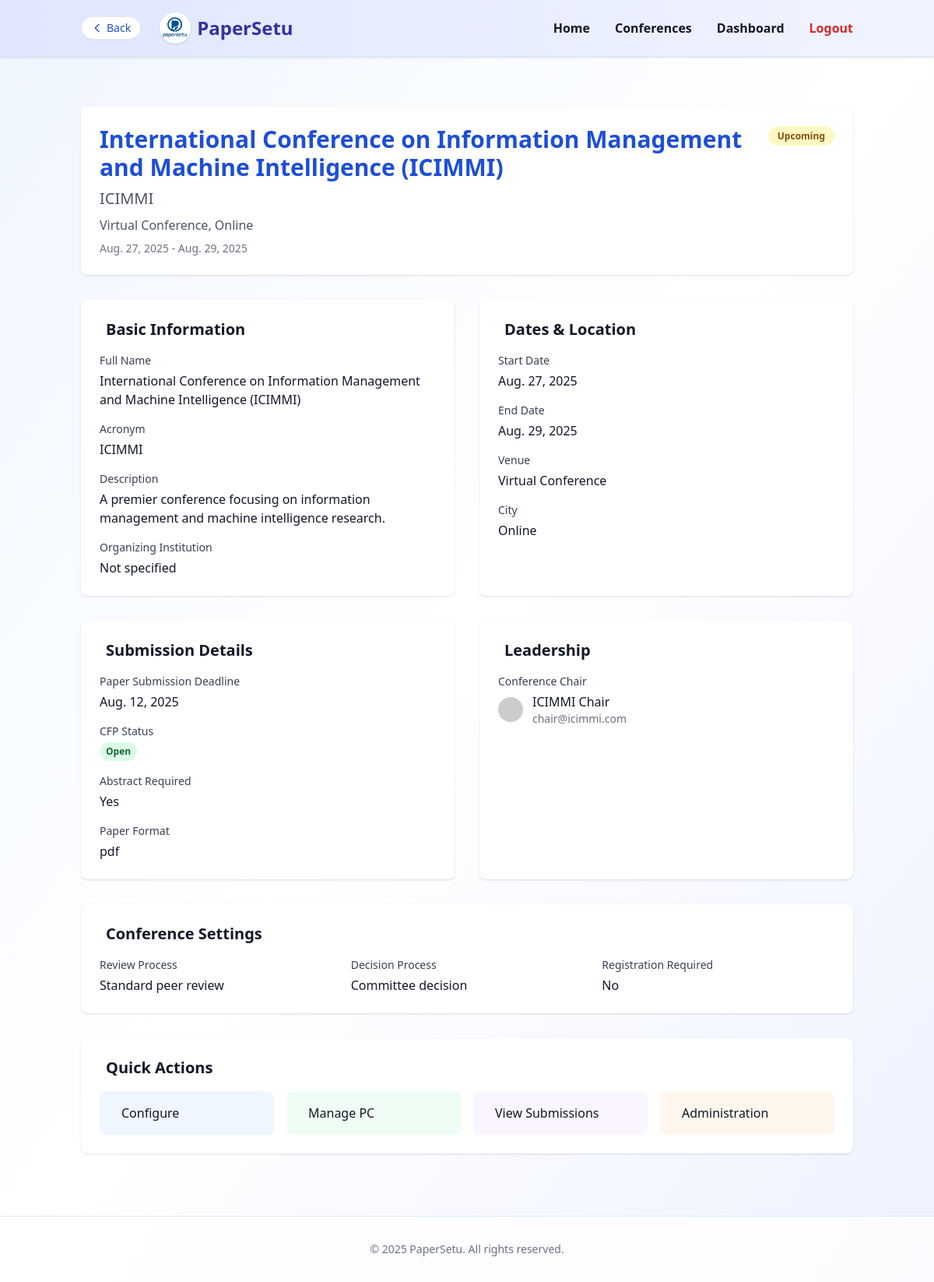
Screenshot of /dashboard/conference/25/details/ (signed in) with the database file from the repository.
### conference/models.py (models this page shows, shortened)
class Conference(models.Model):
    name = models.CharField(max_length=255)
    acronym = models.CharField(max_length=50, blank=True)
    web_page = models.URLField(blank=True)
    venue = models.CharField(max_length=255, blank=True)
    city = models.CharField(max_length=100, blank=True)
    country = models.CharField(max_length=100, blank=True)
    estimated_submissions = models.IntegerField(null=True, blank=True)
    start_date = models.DateField()
    end_date = models.DateField()
    primary_area = models.CharField(max_length=50, choices=AREA_CHOICES, default='AI')
    secondary_area = models.CharField(max_length=50, choices=AREA_CHOICES, default='AI')
    area_notes = models.TextField(blank=True)
    organizer = models.CharField(max_length=255, blank=True)
    organizer_web_page = models.URLField(blank=True)
    contact_phone = models.CharField(max_length=20, blank=True)
    role = models.CharField(max_length=100, blank=True)
    is_approved = models.BooleanField(default=False)
    requested_by = models.ForeignKey(User, on_delete=models.CASCADE, related_name='requested_conferences', null=True, blank=True)
    description = models.TextField(blank=True)
    chair = models.ForeignKey(User, on_delete=models.CASCADE, related_name='chaired_conferences')
    chair_name = models.CharField(max_length=255, blank=True, help_text="Conference chair's full name")
    chair_email = models.EmailField(blank=True, help_text="Conference chair's email address")
    status = models.CharField(max_length=20, choices=[('upcoming', 'Upcoming'), ('live', 'Live'), ('completed', 'Completed')], default='upcoming')
    invite_link = models.CharField(max_length=255, blank=True)
    created_at = models.DateTimeField(auto_now_add=True)
    paper_submission_deadline = models.DateField(null=True, blank=True)
    paper_format = models.CharField(max_length=10, choices=[('pdf', 'PDF'), ('docx', 'DOCX')], default='pdf')
    contact_email = models.EmailField(blank=True, help_text="Main contact email for the conference")
    registration_fee = models.DecimalField(max_digits=10, decimal_places=2, null=True, blank=True, help_text="Registration fee amount")
    theme_domain = models.CharField(max_length=255, blank=True, help_text="Conference theme or domain")
    blind_review = models.BooleanField(default=True)
    abstract_required = models.BooleanField(default=True)
    multiple_authors_allowed = models.BooleanField(default=True)
    submission_deadline = models.DateTimeField(null=True, blank=True, help_text="Final submission deadline")
    max_paper_length = models.IntegerField(default=10)
    allow_supplementary = models.BooleanField(default=False)
    reviewers_per_paper = models.IntegerField(default=3)
    review_deadline = models.DateTimeField(null=True, blank=True, help_text="Review submission deadline")
    paper_bidding_enabled = models.BooleanField(default=False, help_text="Enable paper bidding for reviewers")
    review_form_enabled = models.BooleanField(default=True)
    confidence_scores_enabled = models.BooleanField(default=True)
    allow_rebuttal_phase = models.BooleanField(default=False, help_text="Enable author rebuttal phase")
    rebuttal_deadline = models.DateTimeField(null=True, blank=True, help_text="Rebuttal submission deadline")
    rebuttal_word_limit = models.IntegerField(default=500, help_text="Word limit for rebuttals")
    decision_deadline = models.DateTimeField(null=True, blank=True, help_text="Final decision deadline")
    camera_ready_deadline = models.DateTimeField(null=True, blank=True, help_text="Camera-ready submission deadline")

### accounts/models.py (models this page shows, shortened)
class User(AbstractUser):
    email = models.EmailField(unique=True)
    is_verified = models.BooleanField(default=False)
    otp = models.CharField(max_length=6, blank=True, null=True)
    otp_created_at = models.DateTimeField(blank=True, null=True)

### dashboard/views.py (the view)
# urls.py: path('conference/<int:conf_id>/details/', views.conference_details, name='conference_details'),
@login_required
def conference_details(request, conf_id):
    conference = get_object_or_404(Conference, id=conf_id)
    user = request.user
    user_roles = UserConferenceRole.objects.filter(
        user=user,
        conference=conference
    ).values_list('role', flat=True)
    is_chair = conference.chair == user
    is_pc_member = 'pc_member' in user_roles
    is_author = 'author' in user_roles
    is_reviewer = 'reviewer' in user_roles
    if not (is_chair or is_pc_member or is_author or is_reviewer):
        return render(request, 'dashboard/forbidden.html', {
            'message': 'You do not have permission to view details for this conference.'
        })
    available_roles = []
    if is_chair:
        available_roles.append(('chair', 'Chair'))
    if is_pc_member:
        available_roles.append(('pc_member', 'PC Member'))
    if is_author:
        available_roles.append(('author', 'Author'))
    if is_reviewer:
        available_roles.append(('reviewer', 'Reviewer'))
    co_chairs = UserConferenceRole.objects.filter(
        conference=conference,
        role='pc_member'
    ).select_related('user').exclude(user=conference.chair)
    nav_items = [
        "Submissions", "Reviews", "Status", "PC", "Events",
        "Email", "Administration", "Conference", "News", "papersetu", "Tracks"
    ]
    context = {
        'conference': conference,
        'is_chair': is_chair,
        'is_pc_member': is_pc_member,
        'is_author': is_author,
        'is_reviewer': is_reviewer,
        'available_roles': available_roles,
        'co_chairs': co_chairs,
        'nav_items': nav_items,
        'active_tab': 'Conference',
        'today': date.today(),
    }
    return render(request, 'dashboard/conference_details.html', context)

### templates/dashboard/conference_details.html (shortened to what this page needs)
{% extends 'dashboard/dashboard.html' %}
{% load conference_extras %}
{% load static %}
{% block content %}
        <section class="bg-white rounded-lg shadow p-6 mb-8">
            <div class="flex justify-between items-start">
                <div class="flex-1">
                    <h1 class="text-3xl font-bold mb-2 text-blue-700">{{ conference.name }}</h1>
                    {% if conference.acronym %}
                        <p class="text-xl text-gray-600 mb-2">{{ conference.acronym }}</p>
                    {% endif %}
                    <p class="text-gray-600 mb-2">{{ conference.venue }}, {{ conference.city }}</p>
                    <p class="text-sm text-gray-500">{{ conference.start_date }} - {{ conference.end_date }}</p>
                </div>
                <div class="text-right space-y-2">
                    <span class="px-3 py-1 rounded-full text-xs font-semibold
                        {% if conference.status == 'upcoming' %}bg-yellow-100 text-yellow-800
                        {% elif conference.status == 'live' %}bg-green-100 text-green-800
                        {% else %}bg-gray-100 text-gray-800{% endif %}">
                        {{ conference.status|title }}
                    </span>
                </div>
            </div>
        </section>
        <div class="grid grid-cols-1 lg:grid-cols-2 gap-8 mb-8">
            <section class="bg-white rounded-lg shadow p-6">
                <h2 class="text-xl font-semibold text-gray-900 mb-4 flex items-center">
                    Basic Information
                </h2>
                <div class="space-y-4">
                    <div>
                        <label class="block text-sm font-medium text-gray-700">Full Name</label>
                        <p class="mt-1 text-gray-900">{{ conference.name }}</p>
                    </div>
                    {% if conference.acronym %}
                    <div>
                        <label class="block text-sm font-medium text-gray-700">Acronym</label>
                        <p class="mt-1 text-gray-900">{{ conference.acronym }}</p>
                    </div>
                    {% endif %}
                    <div>
                        <label class="block text-sm font-medium text-gray-700">Description</label>
                        <p class="mt-1 text-gray-900">{{ conference.description|default:"No description available" }}</p>
                    </div>
                    <div>
                        <label class="block text-sm font-medium text-gray-700">Organizing Institution</label>
                        <p class="mt-1 text-gray-900">{{ conference.organizing_institution|default:"Not specified" }}</p>
                    </div>
                </div>
            </section>
            <section class="bg-white rounded-lg shadow p-6">
                <h2 class="text-xl font-semibold text-gray-900 mb-4 flex items-center">
                    Dates & Location
                </h2>
                <div class="space-y-4">
                    <div>
                        <label class="block text-sm font-medium text-gray-700">Start Date</label>
                        <p class="mt-1 text-gray-900">{{ conference.start_date }}</p>
                    </div>
                    <div>
                        <label class="block text-sm font-medium text-gray-700">End Date</label>
                        <p class="mt-1 text-gray-900">{{ conference.end_date }}</p>
                    </div>
                    <div>
                        <label class="block text-sm font-medium text-gray-700">Venue</label>
                        <p class="mt-1 text-gray-900">{{ conference.venue|default:"Not specified" }}</p>
                    </div>
                    <div>
                        <label class="block text-sm font-medium text-gray-700">City</label>
                        <p class="mt-1 text-gray-900">{{ conference.city|default:"Not specified" }}</p>
                    </div>
                </div>
            </section>
            <section class="bg-white rounded-lg shadow p-6">
                <h2 class="text-xl font-semibold text-gray-900 mb-4 flex items-center">
                    Submission Details
                </h2>
                <div class="space-y-4">
                    <div>
                        <label class="block text-sm font-medium text-gray-700">Paper Submission Deadline</label>
                        <p class="mt-1 text-gray-900">{{ conference.paper_submission_deadline|default:"Not set" }}</p>
                    </div>
                    <div>
                        <label class="block text-sm font-medium text-gray-700">CFP Status</label>
                        <span class="mt-1 inline-flex px-2 py-1 text-xs font-semibold rounded-full
                            {% if conference.paper_submission_deadline and conference.paper_submission_deadline > today %}bg-green-100 text-green-800
                            {% else %}bg-red-100 text-red-800{% endif %}">
                            {% if conference.paper_submission_deadline and conference.paper_submission_deadline > today %}
                                Open
                            {% else %}
                                Closed
                            {% endif %}
                        </span>
                    </div>
                    <div>
                        <label class="block text-sm font-medium text-gray-700">Abstract Required</label>
                        <p class="mt-1 text-gray-900">{{ conference.abstract_required|yesno:"Yes,No" }}</p>
                    </div>
                    {% if conference.paper_format %}
                    <div>
                        <label class="block text-sm font-medium text-gray-700">Paper Format</label>
                        <p class="mt-1 text-gray-900">{{ conference.paper_format }}</p>
                    </div>
                    {% endif %}
                </div>
            </section>
            <section class="bg-white rounded-lg shadow p-6">
                <h2 class="text-xl font-semibold text-gray-900 mb-4 flex items-center">
                    Leadership
                </h2>
                <div class="space-y-4">
                    <div>
                        <label class="block text-sm font-medium text-gray-700">Conference Chair</label>
                        <div class="mt-1 flex items-center">
                            <img class="h-8 w-8 rounded-full mr-3"
                                 src="https://ui-avatars.com/api/?name={{ conference.chair.get_full_name|default:conference.chair.username }}"
                                 alt="{{ conference.chair.get_full_name }}">
                            <div>
                                <p class="text-gray-900 font-medium">{{ conference.chair.get_full_name|default:conference.chair.username }}</p>
                                <p class="text-sm text-gray-500">{{ conference.chair.email }}</p>
                            </div>
                        </div>
                    </div>
                </div>
            </section>
        </div>
        <section class="bg-white rounded-lg shadow p-6 mb-8">
            <h2 class="text-xl font-semibold text-gray-900 mb-4 flex items-center">
                Conference Settings
            </h2>
            <div class="grid grid-cols-1 md:grid-cols-3 gap-6">
                <div>
                    <label class="block text-sm font-medium text-gray-700">Review Process</label>
                    <p class="mt-1 text-gray-900">{{ conference.review_process|default:"Standard peer review" }}</p>
                </div>
                <div>
                    <label class="block text-sm font-medium text-gray-700">Decision Process</label>
                    <p class="mt-1 text-gray-900">{{ conference.decision_process|default:"Committee decision" }}</p>
                </div>
                <div>
                    <label class="block text-sm font-medium text-gray-700">Registration Required</label>
                    <p class="mt-1 text-gray-900">{{ conference.registration_required|yesno:"Yes,No" }}</p>
                </div>
            </div>
        </section>
        {% if is_chair %}
        <section class="bg-white rounded-lg shadow p-6">
            <h2 class="text-xl font-semibold text-gray-900 mb-4 flex items-center">
                Quick Actions
            </h2>
            <div class="grid grid-cols-1 md:grid-cols-2 lg:grid-cols-4 gap-4">
                <a href="{% url 'dashboard:conference_configuration' conference.id %}" class="flex items-center p-4 bg-blue-50 rounded-lg hover:bg-blue-100 transition-colors">
                    <span class="text-gray-900">Configure</span>
                </a>
                <a href="{% url 'dashboard:pc_list' conference.id %}" class="flex items-center p-4 bg-green-50 rounded-lg hover:bg-green-100 transition-colors">
                    <span class="text-gray-900">Manage PC</span>
                </a>
                <a href="{% url 'dashboard:conference_submissions' conference.id %}" class="flex items-center p-4 bg-purple-50 rounded-lg hover:bg-purple-100 transition-colors">
                    <span class="text-gray-900">View Submissions</span>
                </a>
                <a href="{% url 'dashboard:conference_administration' conference.id %}" class="flex items-center p-4 bg-orange-50 rounded-lg hover:bg-orange-100 transition-colors">
                    <span class="text-gray-900">Administration</span>
                </a>
            </div>
        </section>
        {% endif %}
{% endblock %}

### rows the page displays
Conference: name "International Conference on Information Management and Machine Intelligence (ICIMMI)", acronym "ICIMMI", venue "Virtual Conference", city "Online", start_date "Aug. 27, 2025", end_date "Aug. 29, 2025", status "Upcoming", description "A premier conference focusing on information management and machine intelligence research.", paper_submission_deadline "Aug. 12, 2025", abstract_required "Yes", paper_format "pdf", chair.get_full_name "ICIMMI Chair", chair.email "chair@icimmi.com"

### other values shown
{{ conference.organizing_institution|default:"Not specified" }} "Not specified"
{{ conference.review_process|default:"Standard peer review" }} "Standard peer review"
{{ conference.decision_process|default:"Committee decision" }} "Committee decision"
{{ conference.registration_required|yesno:"Yes,No" }} "No"
